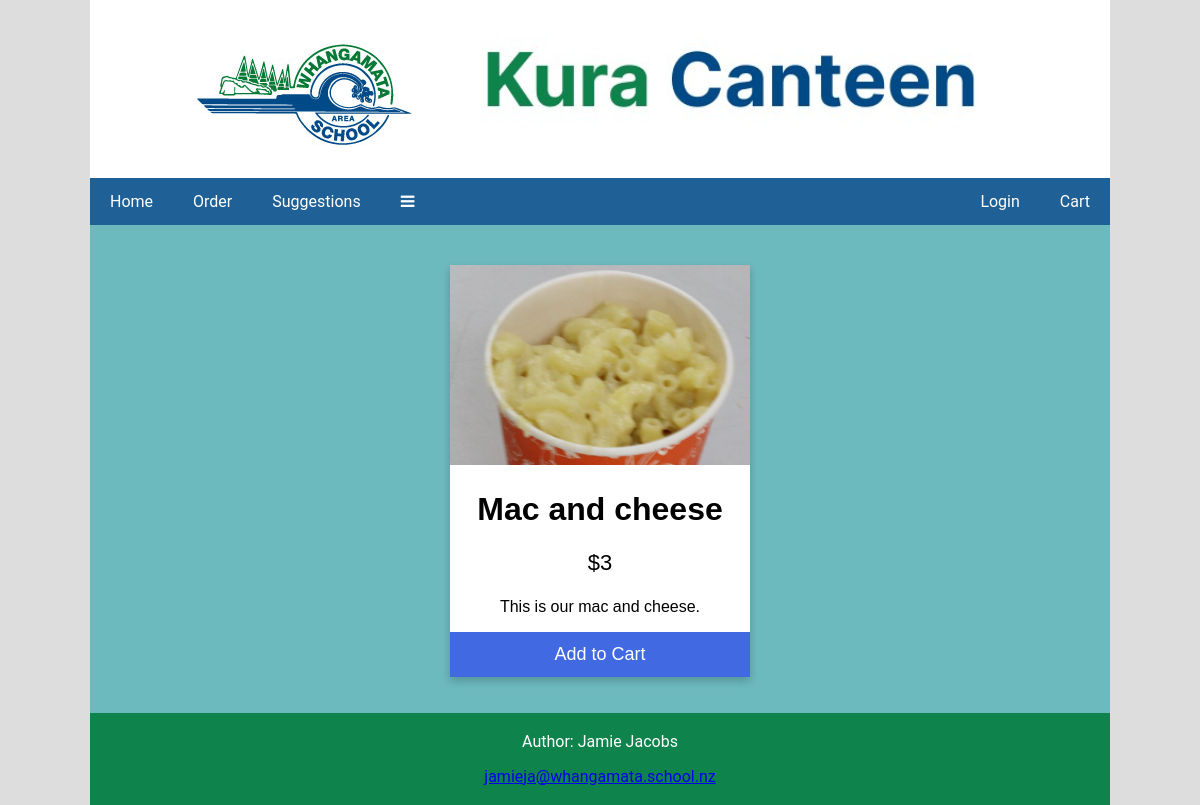
The app's page /product.php?id=1, older data.
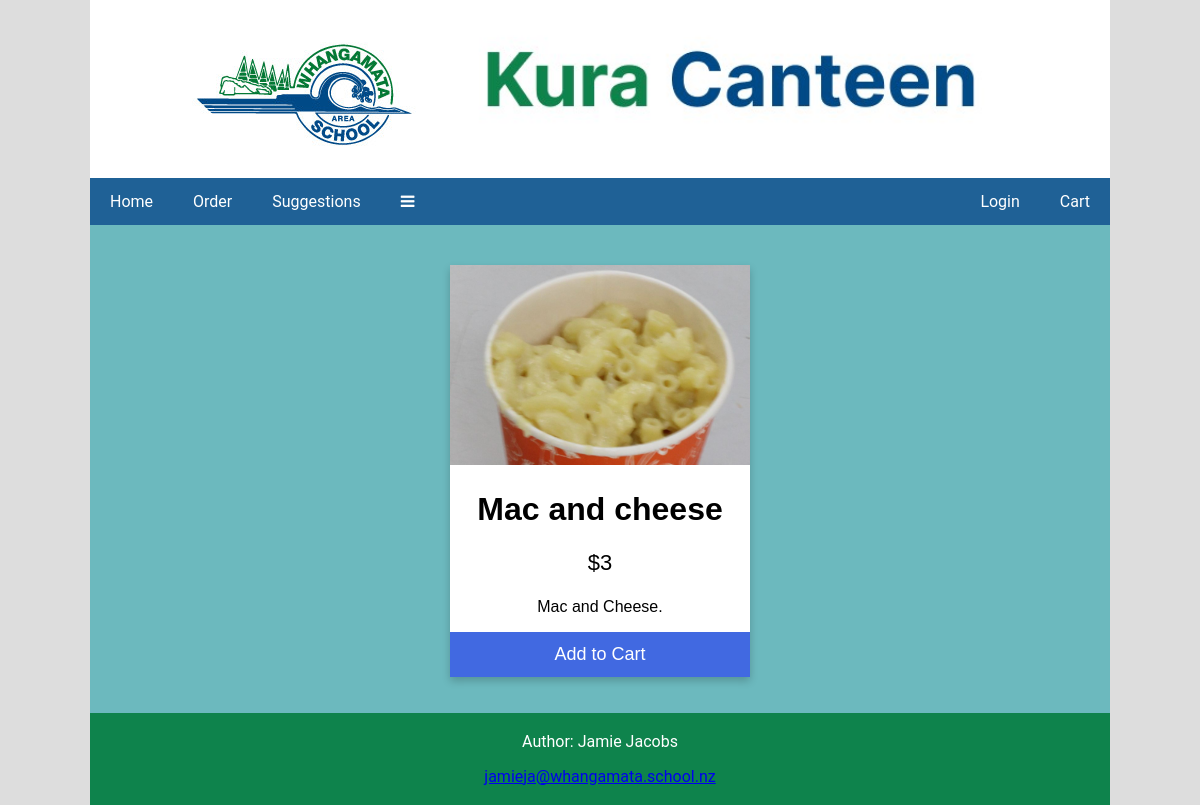
The same page, newer data.
### tables this page shows
CREATE TABLE `items` (
  `id` int(11) NOT NULL,
  `name` varchar(100) NOT NULL,
  `price` decimal(10,0) NOT NULL,
  `description` text NOT NULL,
  `image` varchar(50) NOT NULL
);

### product.php (the view, shortened to what this page needs)
<!DOCTYPE html>
<html lang="en">
<head>
<link href="css/style.css" rel="stylesheet" type="text/css">
<link rel="stylesheet" href="https://cdnjs.cloudflare.com/ajax/libs/font-awesome/4.7.0/css/font-awesome.min.css">
</head>
<body>
      <div class="wrapper">
<div class="header">
    <a href="#default" class="logo"> <img src="images/logo.jpg" alt="Whangamata's area school logo"></a>
  <img src="images/heading.jpg" alt="" width="60%">
</div>
<?php
include "navbar.php";
          if(isset($_GET['id'])) {
    $id = $_GET['id'];}
    require_once 'setup.php';
    $sql = "SELECT * FROM items where id=$id";
    $stmt = mysqli_prepare($conn, $sql);
mysqli_stmt_execute($stmt);
 $result = mysqli_stmt_get_result($stmt);
if (mysqli_num_rows($result) > 0) {
  $row = mysqli_fetch_assoc($result);
        $name = $row['name'];
        $price = $row['price'];
        $description = $row['description'];
        $image = $row['image'];
}
?>
<div class="row">
  <div class="main">
       <div class="wrapper">
<div class="card">
  <img src="images/<?php print $image; ?>" alt="<?php print $description; ?>" style="width:100%">
  <h1><?php print $name; ?></h1>
  <p class="price">$<?php print $price; ?></p>
  <p><?php print $description; ?>.</p>
  <p><button>Add to Cart</button></p>
</div>
</div>
</div>
</div>
<?php
include "footer.php";
?>
    </div>
</body>
</html>

Row changes from the older to the newer data that the page shows:
changed items "Mac and cheese": description "This is our mac and cheese" → "Mac and Cheese"
